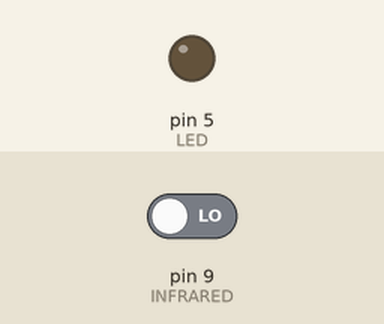
Simulated run of this sketch. Board: Arduino Uno, built with avr-gcc and run on an emulated ATmega328P. On the bench: output pins drawn as LEDs (lit = HIGH). The test bench sets the inputs (shaded band); at power-on: pin 9 (INFRARED) LOW.

Above: at 1.2 s.
1.3 s: pin 9 (INFRARED) driven HIGH
At 1.9 s:
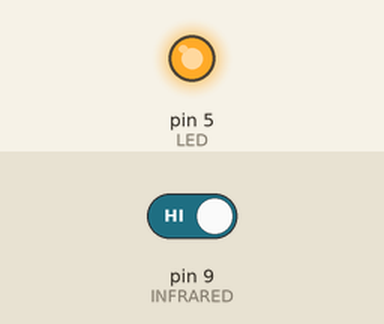
2.8 s: pin 9 (INFRARED) driven LOW
At 4.2 s:
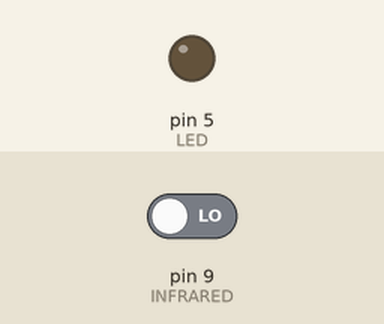
Timing chart, 0 to 5.8 s (numbered marks = the images above; inputs shaded):
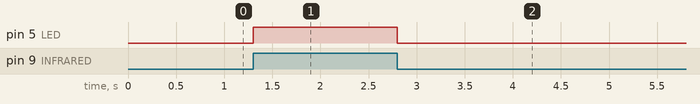

Measured:
- after the input at 1.3 s, pin 5 (LED): LOW → HIGH at once
- after the input at 2.8 s, pin 5 (LED): HIGH → LOW at once

The sketch:

InfraredLED.ino
```cpp
const int LED = 5; // pin for led
const int INFRARED = 9; //pin for infrared
boolean state = true; //state of infrared receiver

void setup() {
  // put your setup code here, to run once:
  pinMode(LED, OUTPUT);
  pinMode(INFRARED, INPUT);
}

void loop() {
  // put your main code here, to run repeatedly:
  state = digitalRead(INFRARED);
  if(state == HIGH){
    digitalWrite(LED, HIGH);
  }else{
    digitalWrite(LED, LOW);
  }
}
```
